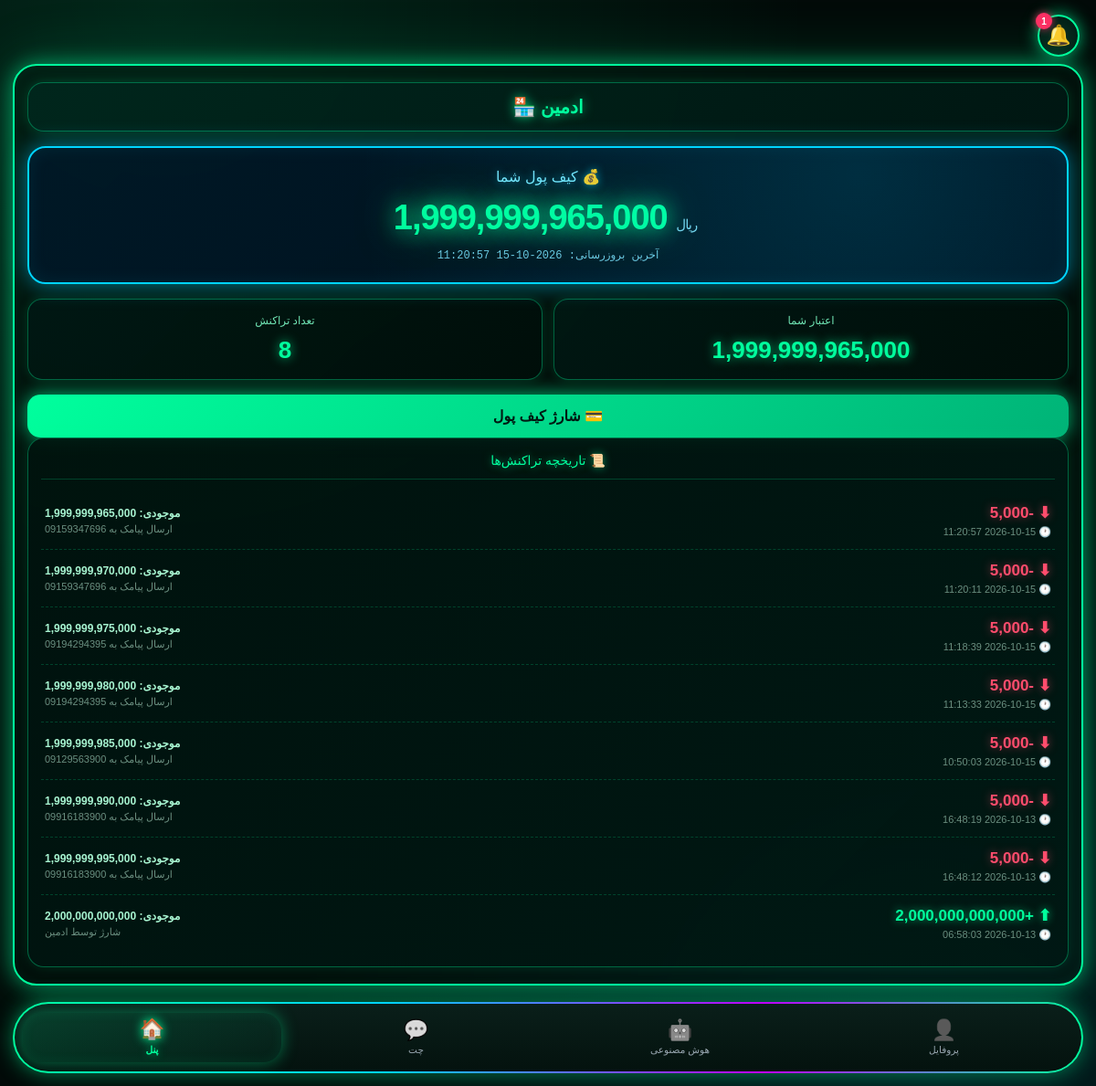
/panel/wallet (signed in), run on an earlier commit of the app's database.
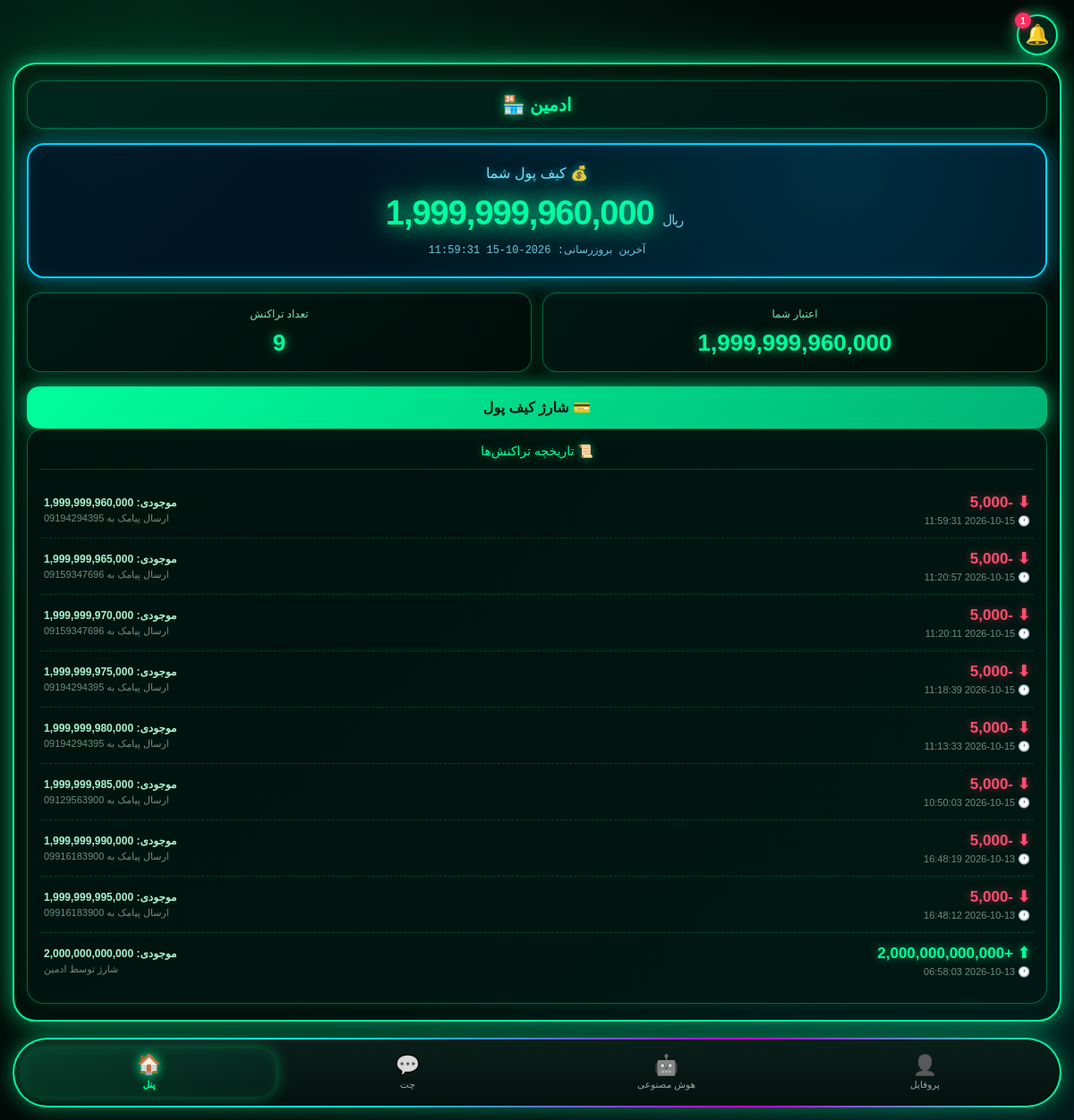
And on a later commit of the database.
### tables this page shows
CREATE TABLE users (
        id INTEGER PRIMARY KEY AUTOINCREMENT,
        username TEXT UNIQUE NOT NULL,
        password TEXT NOT NULL,
        shop_name TEXT,
        phone TEXT,
        start_date TIMESTAMP DEFAULT CURRENT_TIMESTAMP,
        end_date TIMESTAMP,
        status TEXT DEFAULT 'active',
        created_at TIMESTAMP DEFAULT CURRENT_TIMESTAMP, sms_limit INTEGER DEFAULT 1000, theme TEXT DEFAULT 'neon', shop_image TEXT DEFAULT '', shop_banner TEXT DEFAULT '');

CREATE TABLE wallets (
    id INTEGER PRIMARY KEY AUTOINCREMENT,
    user_id INTEGER UNIQUE,
    balance INTEGER DEFAULT 0,
    updated_at TIMESTAMP DEFAULT CURRENT_TIMESTAMP);

CREATE TABLE transactions (
    id INTEGER PRIMARY KEY AUTOINCREMENT,
    user_id INTEGER,
    amount INTEGER,
    type TEXT,
    description TEXT,
    balance_after INTEGER,
    created_at TIMESTAMP DEFAULT CURRENT_TIMESTAMP);

### wallet_routes.py (the view)
@wallet_bp.route('/panel/wallet')
def panel_wallet():
    uid = _current_uid()
    if not uid:
        return redirect('/panel/login')
    u = get_user(uid)
    shop = u[3] if u and len(u) > 3 else ''
    txs = get_transactions(uid, 50)
    last_update = txs[0][5] if txs else 'هنوز تراکنشی نیست'
    try:
        cs = get_user_settings(uid)
    except Exception:
        cs = None
    return render_template('wallet.html',
        balance=get_wallet(uid),
        txs=txs,
        shop=shop,
        last_update=last_update,
        current_settings=cs)

### app.py (called while the page is built)
@app.context_processor
def inject_global_settings():
    try:
        if session.get("is_admin"):
            s = get_admin_settings()
        elif session.get("user_id"):
            s = get_user_settings(session["user_id"])
        else:
            s = {"avatar": None, "bg": None, "theme": "neon"}
    except Exception:
        s = {"avatar": None, "bg": None, "theme": "neon"}
    return {"current_settings": s}

@app.after_request
def _security_headers(response):
    if response.content_type and 'text/html' in response.content_type:
        response.headers["Cache-Control"] = "no-store, no-cache, must-revalidate, max-age=0"
        response.headers["Pragma"] = "no-cache"
        response.headers["Expires"] = "0"
    """هدرهای امنیتی"""
    response.headers["X-Content-Type-Options"] = "nosniff"
    response.headers["X-Frame-Options"] = "SAMEORIGIN"
    response.headers["X-XSS-Protection"] = "1; mode=block"
    response.headers["Referrer-Policy"] = "no-referrer"
    response.headers["Permissions-Policy"] = "geolocation=(), microphone=(), camera=()"
    return response

### database.py (called while the page is built, shortened)
def get_user(user_id):
    conn = sqlite3.connect(DB_PATH)
    c = conn.cursor()
    c.execute("SELECT * FROM users WHERE id=?", (user_id,))
    row = c.fetchone()
    conn.close()
    return row

def get_user_settings(user_id):
    import time
    now = time.time()
    if user_id in _SETTINGS_CACHE and (now - _SETTINGS_CACHE_TIME.get(user_id, 0)) < 60:
        return _SETTINGS_CACHE[user_id]

def get_wallet(user_id):
    conn = sqlite3.connect(DB_PATH) if 'DB_PATH' in dir() else sqlite3.connect('panel.db')
    c = conn.cursor()
    c.execute("SELECT balance FROM wallets WHERE user_id=?", (user_id,))
    row = c.fetchone()
    if not row:
        c.execute("INSERT INTO wallets (user_id, balance) VALUES (?, 0)", (user_id,))
        conn.commit()
        balance = 0
    else:
        balance = row[0]
    conn.close()
    return balance or 0

def get_transactions(user_id, limit=50):
    conn = sqlite3.connect('panel.db')
    c = conn.cursor()
    c.execute("SELECT id, amount, type, description, balance_after, created_at FROM transactions WHERE user_id=? ORDER BY id DESC LIMIT ?",
              (user_id, limit))
    rows = c.fetchall()
    conn.close()
    return rows

### wallet_routes.py (called while the page is built)
def _current_uid():
    return session.get('user_id') or session.get('uid') or session.get('id')

### templates/wallet.html (shortened to what this page needs)
<!DOCTYPE html>
<html lang="fa" dir="rtl">
<head>
</head>
<body>
<a class="bell" href="/notifications">🔔<span class="badge">1</span></a>
<div class="frame">
  <div class="shop-header">{% if shop %}{{ shop }} 🏪{% else %}فروشگاه من 🏪{% endif %}</div>
  <div class="blue-card">
    <div class="blue-title">💰 کیف پول شما</div>
    <div class="blue-amount">{{ "{:,}".format(balance) }} <small>ریال</small></div>
    <div class="blue-sub">آخرین بروزرسانی: {{ last_update }}</div>
  </div>
  <div class="two-cards">
    <div class="small-card">
      <div class="small-label">اعتبار شما</div>
      <div class="small-value">{{ "{:,}".format(balance) }}</div>
    </div>
    <div class="small-card">
      <div class="small-label">تعداد تراکنش</div>
      <div class="small-value">{{ txs|length }}</div>
    </div>
  </div>
  <a href="/panel/wallet/charge" style="display:block;margin-top:14px;text-align:center;background:linear-gradient(135deg,#00ff9d,#00b377);color:#001a12;text-decoration:none;font-weight:bold;padding:14px;border-radius:14px;box-shadow:0 0 20px rgba(0,255,157,.7)">💳 شارژ کیف پول</a>
  <div class="options-box">
    <div class="options-title">📜 تاریخچه تراکنش‌ها</div>
    {% if txs %}
      {% for t in txs %}
        <div class="tx" style="animation-delay:{{ loop.index0 * 0.07 }}s">
          <div>
            <div class="tx-amt {% if t[1] > 0 %}plus{% else %}minus{% endif %}">
              {% if t[1] > 0 %}⬆ +{% else %}⬇ {% endif %}{{ "{:,}".format(t[1]) }}
            </div>
            <div class="tx-meta">🕐 {{ t[5] }}</div>
          </div>
          <div class="tx-right">
            <span class="bal">موجودی: {{ "{:,}".format(t[4]) }}</span>
            {{ t[3] }}
          </div>
        </div>
      {% endfor %}
    {% else %}
      <div class="empty">
        <span class="empty-icon">📭</span>
        هنوز تراکنشی ثبت نشده
      </div>
    {% endif %}
  </div>
</div>
<div class="nav-wrap">
  <div class="bottom-nav">
    <a class="nav-item" href="/panel/profile">
      <span class="ic">👤</span><span>پروفایل</span>
    </a>
    <a class="nav-item" href="/panel/ai">
      <span class="ic">🤖</span><span>هوش مصنوعی</span>
    </a>
    <a class="nav-item" href="/panel/chat">
      <span class="ic">💬</span><span>چت</span>
    </a>
    <a class="nav-item active" href="/panel/dashboard">
      <span class="ic">🏠</span><span>پنل</span>
    </a>
  </div>
</div>
{% include "_global_bg.html" %}
</body>
</html>

### templates/_global_bg.html (shortened to what this page needs)
<link rel="stylesheet" href="/static/app-feel.css">

### static/app-feel.css (style rules this page uses)
* { -webkit-tap-highlight-color:transparent;-webkit-touch-callout:none }
html,body { overscroll-behavior:none;-webkit-overflow-scrolling:touch }
body { user-select:none;-webkit-user-select:none }
.page-fade { animation:pageFade .3s ease-out }

What changed in the data, as far as the page shows it:
changed wallets: balance "1,999,999,965,000" → "1,999,999,960,000"
added transactions: created_at "2026-10-15 11:59:31", amount "-5,000", balance_after "1,999,999,960,000", description "ارسال پیامک به 09194294395"
Also different on the page:
{{ txs|length }}: "8" → "9"
{{ last_update }}: "2026-10-15 11:20:57" → "2026-10-15 11:59:31"
